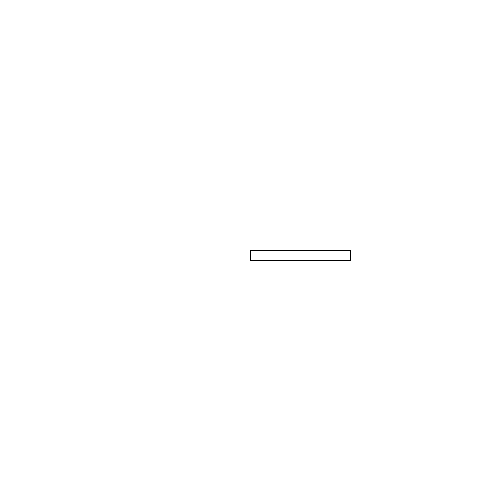
Frame 1 (no input)
Frame 60 (the mouse pressed at the canvas centre just before this capture): identical to frame 1, image omitted
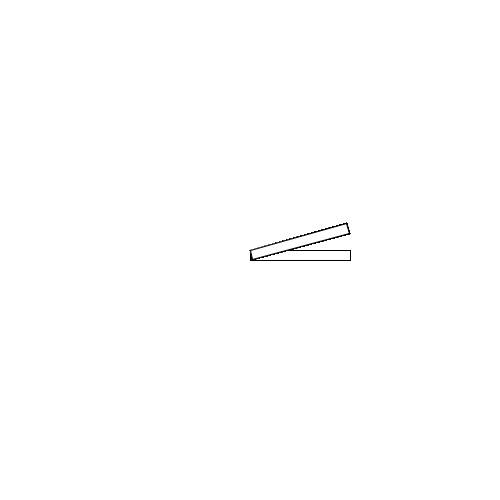
Frame 120 (the mouse held since frame 60 and released just before this capture)

The Processing sketch that drew these frames (run headless with seeded random() and noise(); from frame 60 on, the mouse is pressed at the canvas centre):

// Processing sketch: processing_168452
// ── processing_168452.pde

void setup()
{
   size(500,500);
   background(255);
}
  
void draw ()
{
//background(255);
//translate(mouseX,mouseY);
//println(mouseX);
translate (width/2,height/2);
  rotate(mouseY/5.0);
   //rotate(radians(second())*1);
 //rectMode(CENTER);
 
 
quad(0,0,100,0,100,10,0,10);

 
 
}
